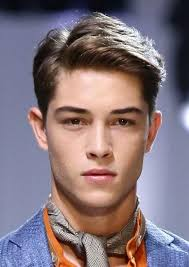
#> input picture diamond/images (1).jpg, 189 x 267 px
$ python object-detection-with-boundingBox.py --image 'diamond/images (1).jpg' --width 1.0   (older library calls are emulated)
#> lines starting #> are read from the running program, lines starting #| are printed output that depends on the picture; after the words box and inside, x2 and y2 are one past the last pixel; in counts of white or black regions, pixels touching at a corner belong together
from scipy.spatial import distance as dist
from imutils import perspective
from imutils import contours
import numpy as np
import argparse
import imutils
import cv2

def midpoint(ptA, ptB):
	return ((ptA[0] + ptB[0]) * 0.5, (ptA[1] + ptB[1]) * 0.5)

ap = argparse.ArgumentParser()
ap.add_argument("-i", "--image", required=True,
	help="path to the input image")
ap.add_argument("-w", "--width", type=float, required=True,
	help="width of the left-most object in the image (in inches)")
args = vars(ap.parse_args())

image = cv2.imread(args["image"])
#> image is the input picture: shape (267, 189, 3); mean B, G, R 122.6, 115.6, 131.6
gray = cv2.cvtColor(image, cv2.COLOR_BGR2GRAY)
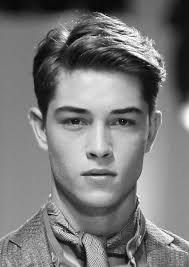
#> gray: shape (267, 189); min 1, max 255, mean 121.2
gray = cv2.GaussianBlur(gray, (11,11), 0)
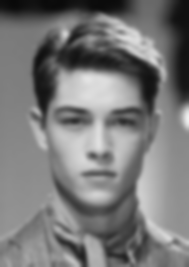
#> gray: shape (267, 189); min 9, max 240, mean 121.2

edged = cv2.Canny(gray, 100, 100)
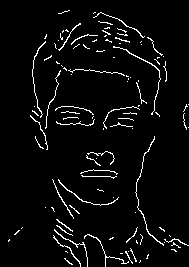
#> edged: shape (267, 189); 4.2% white in thin lines or dots
edged = cv2.dilate(edged, (1,1), iterations=1)
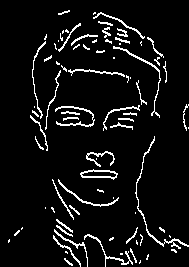
#> edged: shape (267, 189); 6.8% white in thin lines or dots
#edged = cv2.erode(edged, None, iterations=1)

cnts = cv2.findContours(edged.copy(), cv2.RETR_EXTERNAL,
	cv2.CHAIN_APPROX_SIMPLE)
#> cnts = 82 contours, 57 with area under 20; largest, box (x1, y1, x2, y2) and area: (80, 169, 118, 180) 236, (135, 136, 189, 249) 120, (55, 106, 95, 127) 90, (113, 46, 161, 118) 88, (58, 179, 119, 207) 85

cnts = imutils.grab_contours(cnts)
print(len(cnts))
#| 82
(cnts, _) = contours.sort_contours(cnts)
pixelsPerMetric = None
#print((len(cnts)))

for c in cnts:
	# if the contour is not sufficiently large, ignore it
	if cv2.contourArea(c) < 28 or cv2.contourArea(c)>148:
		continue
	orig = image.copy()
	box = cv2.minAreaRect(c)
	box = cv2.cv.BoxPoints(box) if imutils.is_cv2() else cv2.boxPoints(box)
	box = np.array(box, dtype="int")
	box = perspective.order_points(box)
	cv2.drawContours(orig, [box.astype("int")], -1, (0, 255, 0), 2)

	for (x, y) in box:
		cv2.circle(orig, (int(x), int(y)), 3, (0, 0, 255), -1)

	(tl, tr, br, bl) = box
	(tltrX, tltrY) = midpoint(tl, tr)
	(blbrX, blbrY) = midpoint(bl, br)

	(tlblX, tlblY) = midpoint(tl, bl)
	(trbrX, trbrY) = midpoint(tr, br)

	cv2.circle(orig, (int(tltrX), int(tltrY)), 5, (255, 0, 0), -1)
	cv2.circle(orig, (int(blbrX), int(blbrY)), 5, (255, 0, 0), -1)
	cv2.circle(orig, (int(tlblX), int(tlblY)), 5, (255, 0, 0), -1)
	cv2.circle(orig, (int(trbrX), int(trbrY)), 5, (255, 0, 0), -1)
	cv2.line(orig, (int(tltrX), int(tltrY)), (int(blbrX), int(blbrY)),
		(255, 0, 255), 2)
	cv2.line(orig, (int(tlblX), int(tlblY)), (int(trbrX), int(trbrY)),
		(255, 0, 255), 2)

	dA = dist.euclidean((tltrX, tltrY), (blbrX, blbrY))
	dB = dist.euclidean((tlblX, tlblY), (trbrX, trbrY))

	if pixelsPerMetric is None:
		pixelsPerMetric = dB / args["width"]

	dimA = dA / pixelsPerMetric
	dimB = dB / pixelsPerMetric

	cv2.putText(orig, "{:.1f}in".format(dimA),
		(int(tltrX - 15), int(tltrY - 10)), cv2.FONT_HERSHEY_SIMPLEX,
		0.65, (255, 255, 255), 2)
	cv2.putText(orig, "{:.1f}in".format(dimB),
		(int(trbrX + 10), int(trbrY)), cv2.FONT_HERSHEY_SIMPLEX,
		0.65, (255, 255, 255), 2)

	cv2.imshow("Image", orig)
	cv2.waitKey(0)
#> this loop made 82 passes
#> (tl, tr, br, bl, tltrX, tltrY, blbrX, blbrY) on pass 4: ([34, 112], [51, 147], [46, 150], [29, 115], 42.5, 129.5, 37.5, 132.5)
#> (tl, tr, br, bl, tltrX, tltrY, blbrX, blbrY) on passes 6, 12, 14, 15, 16, 18: ([33, 40], [45, 41], [41, 118], [29, 117], 39, 40.5, 35, 117.5), ([41, 128], [57, 69], [61, 70], [46, 129], 49, 98.5, 53.5, 99.5), ([52, 178], [73, 218], [71, 219], [49, 180], 62.5, 198, 60, 199.5), ([55, 233], [84, 262], [80, 266], [51, 237], 69.5, 247.5, 65.5, 251.5), ([62, 220], [96, 256], [86, 266], [53, 229], 79, 238, 69.5, 247.5), ([55, 105], [94, 106], [93, 126], [54, 124], 74.5, 105.5, 73.5, 125)
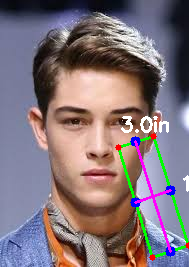
#> orig: shape (267, 189, 3); mean B, G, R 122.8, 116.1, 130.9
#> after the loop, pixelsPerMetric = 38.91

$ run again, on diamond/images.jpg
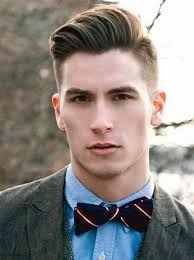
#> input picture diamond/images.jpg, 194 x 260 px
#> image is the input picture: shape (260, 194, 3); mean B, G, R 127.8, 131.8, 138.2
#> `gray = cv2.GaussianBlur(gray, (11,11), 0)`:
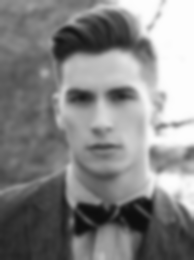
#> gray: shape (260, 194); min 13, max 254, mean 133.3
#> `edged = cv2.dilate(edged, (1,1), iterations=1)`:
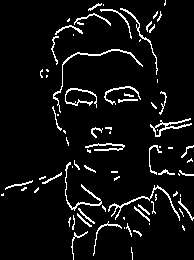
#> edged: shape (260, 194); 6.3% white in thin lines or dots
#> cnts = 79 contours, 55 with area under 20; largest, box (x1, y1, x2, y2) and area: (150, 118, 192, 137) 164, (108, 185, 180, 221) 118, (53, 49, 143, 113) 116, (65, 162, 102, 211) 94, (65, 88, 97, 108) 73
#| 79
#> the loop `for c in cnts:` made 79 passes
#> (tl, tr, br, bl, tltrX, tltrY, blbrX, blbrY) on pass 12: ([37, 73], [120, 27], [142, 65], [59, 112], 78.5, 50, 100.5, 88.5)
#> after the loop `for c in cnts:`: pixelsPerMetric = 95.14
